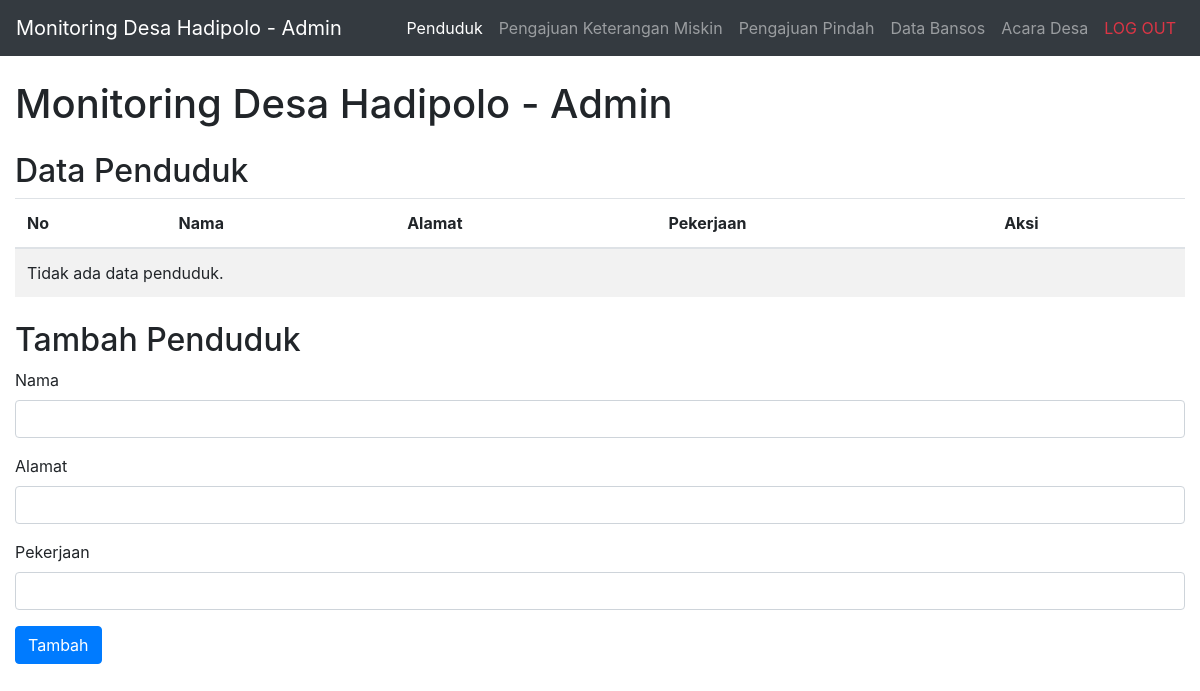
Before: /penduduk.php (signed in) with the older database file.
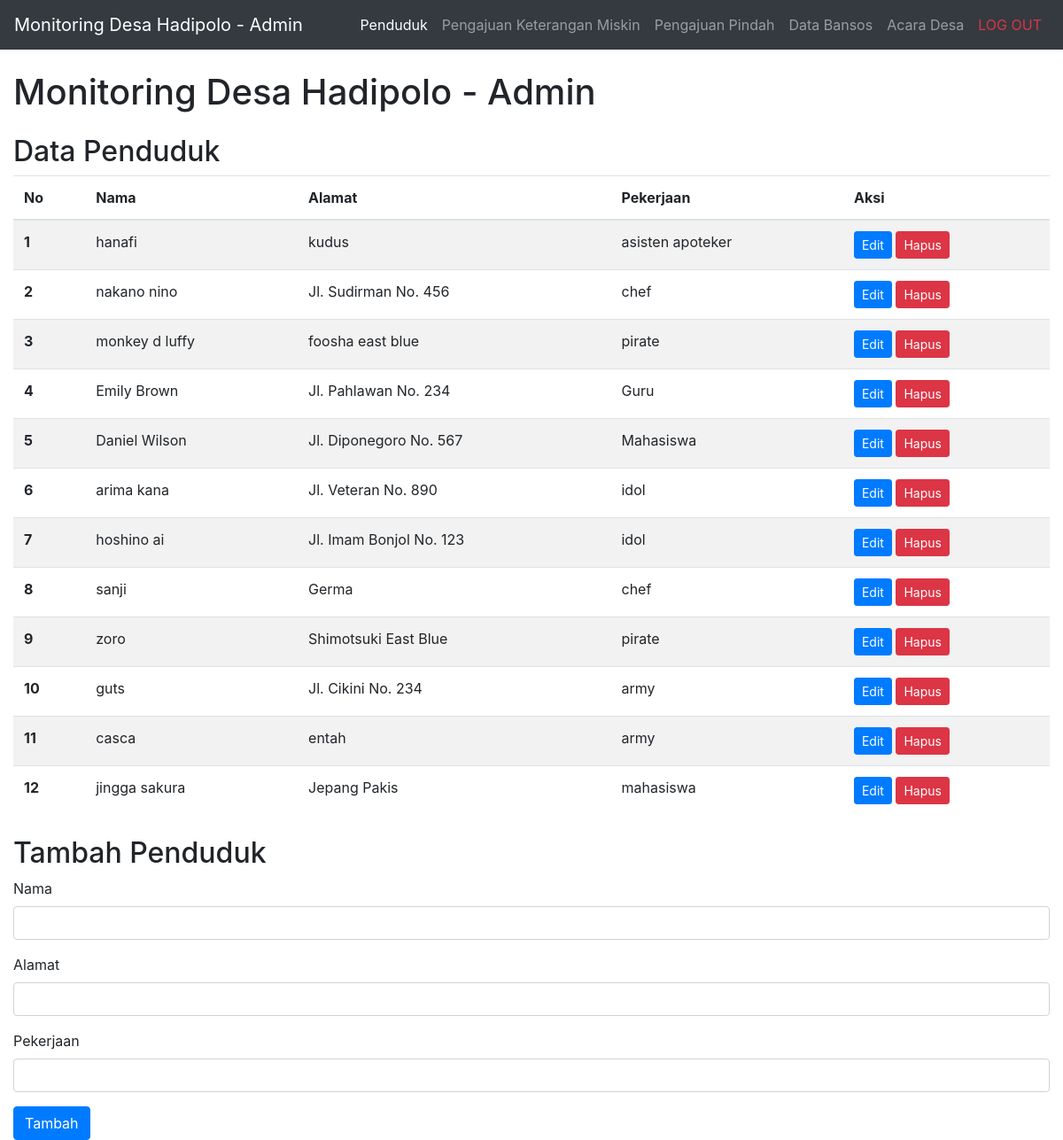
After: the same page with the newer database file.
### tables this page shows
CREATE TABLE `penduduk` (
  `id` int(11) NOT NULL,
  `nama` varchar(50) DEFAULT NULL,
  `alamat` varchar(100) DEFAULT NULL,
  `pekerjaan` varchar(50) DEFAULT NULL
);

### penduduk.php (the view, shortened to what this page needs)
<?php
require 'koneksi.php';
$sql = "SELECT * FROM penduduk";
$result = $conn->query($sql);
?>
<!DOCTYPE html>
<html>
<head>
  <link rel="stylesheet" href="https://stackpath.bootstrapcdn.com/bootstrap/4.5.2/css/bootstrap.min.css">
</head>
<body>
  <nav class="navbar navbar-expand-md navbar-dark bg-dark">
    <a class="navbar-brand" href="#">Monitoring Desa Hadipolo - Admin</a>
    <div class="collapse navbar-collapse" id="navbarNav">
      <ul class="navbar-nav ml-auto">
        <li class="nav-item">
          <a class="nav-link active" href="penduduk.php">Penduduk</a>
        </li>
        <li class="nav-item">
          <a class="nav-link" href="surat_keterangan_miskin.php">Pengajuan Keterangan Miskin</a>
        </li>
        <li class="nav-item">
          <a class="nav-link" href="proses_pengajuan.php">Pengajuan Pindah</a>
        </li>
        <li class="nav-item">
          <a class="nav-link" href="data_bansos.php">Data Bansos</a>
        </li>
        <li class="nav-item">
          <a class="nav-link" href="admin.php">Acara Desa</a>
        </li>
        <li class="nav-item">
          <a class="nav-link text-danger" href="logout.php">LOG OUT</a>
        </li>
      </ul>
    </div>
  </nav>
  <div class="container-fluid" style="margin-top: 20px;">
    <h1 class="mt-4">Monitoring Desa Hadipolo - Admin</h1>
    <h2 class="mt-4">Data Penduduk</h2>
    <table class="table table-striped">
      <thead>
        <tr>
          <th scope="col">No</th>
          <th scope="col">Nama</th>
          <th scope="col">Alamat</th>
          <th scope="col">Pekerjaan</th>
          <th scope="col">Aksi</th>
        </tr>
      </thead>
      <tbody>
        <?php
        if ($result->num_rows > 0) {
          $no = 1;
          while ($row = $result->fetch_assoc()) {
            echo "<tr>";
            echo "<th scope='row'>" . $no . "</th>";
            echo "<td>" . $row['nama'] . "</td>";
            echo "<td>" . $row['alamat'] . "</td>";
            echo "<td>" . $row['pekerjaan'] . "</td>";
            echo "<td>";
            echo "<button type='button' class='btn btn-primary btn-sm' data-toggle='modal' data-target='#editModal" . $row['id'] . "'>Edit</button> ";
            echo "<form method='POST' style='display: inline-block;'>
                    <input type='hidden' name='hapus' value='" . $row['id'] . "'>
                    <button type='submit' class='btn btn-danger btn-sm' onclick='return confirm(\"Apakah Anda yakin ingin menghapus data ini?\")'>Hapus</button>
                  </form>";
            echo "</td>";
            echo "</tr>";
            $no++;
          }
        } else {
          echo "<tr>";
          echo "<td colspan='5'>Tidak ada data penduduk.</td>";
          echo "</tr>";
        }
        ?>
      </tbody>
    </table>
    <h2 class="mt-4">Tambah Penduduk</h2>
    <form method="POST">
      <div class="form-group">
        <label for="nama">Nama</label>
        <input type="text" class="form-control" id="nama" name="nama" required>
      </div>
      <div class="form-group">
        <label for="alamat">Alamat</label>
        <input type="text" class="form-control" id="alamat" name="alamat" required>
      </div>
      <div class="form-group">
        <label for="pekerjaan">Pekerjaan</label>
        <input type="text" class="form-control" id="pekerjaan" name="pekerjaan" required>
      </div>
      <button type="submit" name="tambah" class="btn btn-primary">Tambah</button>
    </form>
  </div>
</body>
</html>

Changed rows visible on the page:
added penduduk: nama "hanafi", alamat "kudus", pekerjaan "asisten apoteker"
added penduduk: nama "nakano nino", alamat "Jl. Sudirman No. 456", pekerjaan "chef"
added penduduk: nama "monkey d luffy", alamat "foosha east blue", pekerjaan "pirate"
added penduduk: nama "Emily Brown", alamat "Jl. Pahlawan No. 234", pekerjaan "Guru"
added penduduk: nama "Daniel Wilson", alamat "Jl. Diponegoro No. 567", pekerjaan "Mahasiswa"
added penduduk: nama "arima kana", alamat "Jl. Veteran No. 890", pekerjaan "idol"
added penduduk: nama "hoshino ai", alamat "Jl. Imam Bonjol No. 123", pekerjaan "idol"
added penduduk: nama "sanji", alamat "Germa", pekerjaan "chef"
added penduduk: nama "zoro", alamat "Shimotsuki East Blue", pekerjaan "pirate"
added penduduk: nama "guts", alamat "Jl. Cikini No. 234", pekerjaan "army"
added penduduk: nama "casca", alamat "entah", pekerjaan "army"
added penduduk: nama "jingga sakura", alamat "Jepang Pakis", pekerjaan "mahasiswa"
Other visible differences:
text no longer shown: "Tidak ada data penduduk."
